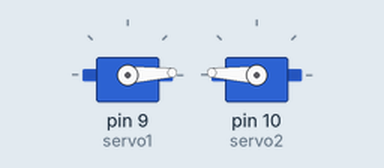
Bench run of a sketch on a simulated Arduino Uno, built with avr-gcc and run on an emulated ATmega328P. Shown: 2 × servo. What the sketch prints to the serial monitor is not drawn.

Above: at 0.05 s.
At 0.45 s:
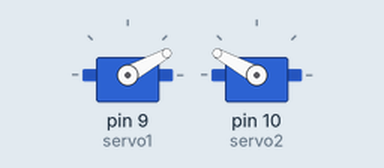
At 0.7 s:
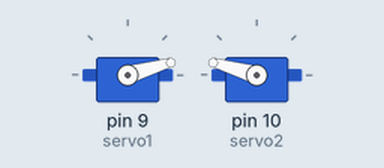
Timing chart, 0 to 4.4 s (numbered marks = the images above):
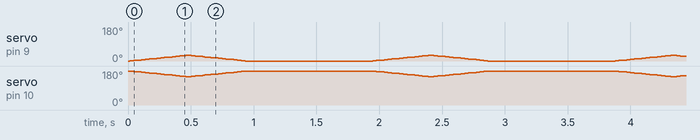

The sketch:

servos.ino
```cpp
#include <Servo.h>

Servo servo1; // Servo on pin 9
Servo servo2; // Servo on pin 10

void setup() {
  servo1.attach(9); // Attach the first servo to pin 9
  servo2.attach(10); // Attach the second servo to pin 10
  Serial.begin(9600);
}

void loop() {

  servo1.write(0);
  servo2.write(180);
  // Move servo1 from 0 to 30 degrees

  for (int pos = 0; pos <= 30; pos += 1) {
    servo1.write(pos);
    servo2.write(180-pos);
    delay(15); // Short delay to allow the servo to reach the position
    Serial.println(pos);
  }
  for (int pos = 30; pos >- 0; pos -= 1) {
    servo1.write(pos);
    servo2.write(180-pos);
    delay(15); // Short delay to allow the servo to reach the position
    Serial.println(pos);
  }

  servo1.write(0);
  servo2.write(180);
  delay(1000); // Wait for a second before starting the next cycle

  // Optional: Add code here to move the servos back to their starting positions if needed
}
```
